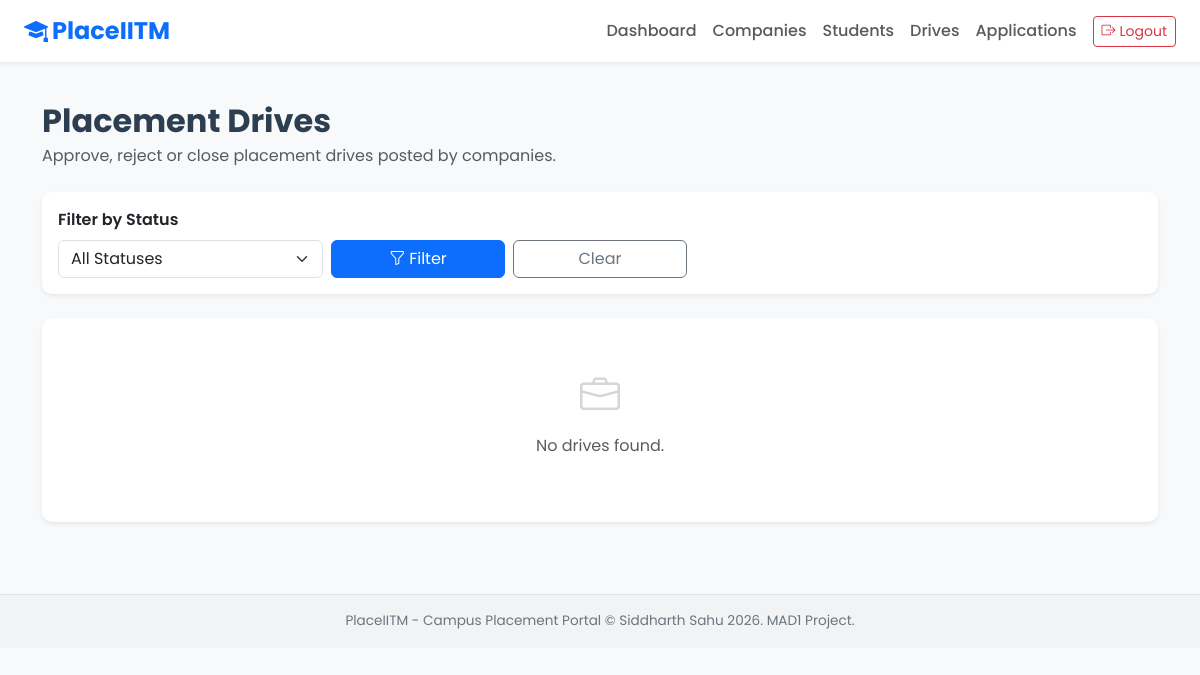
The page /admin/drives (signed in) on the database as committed earlier.
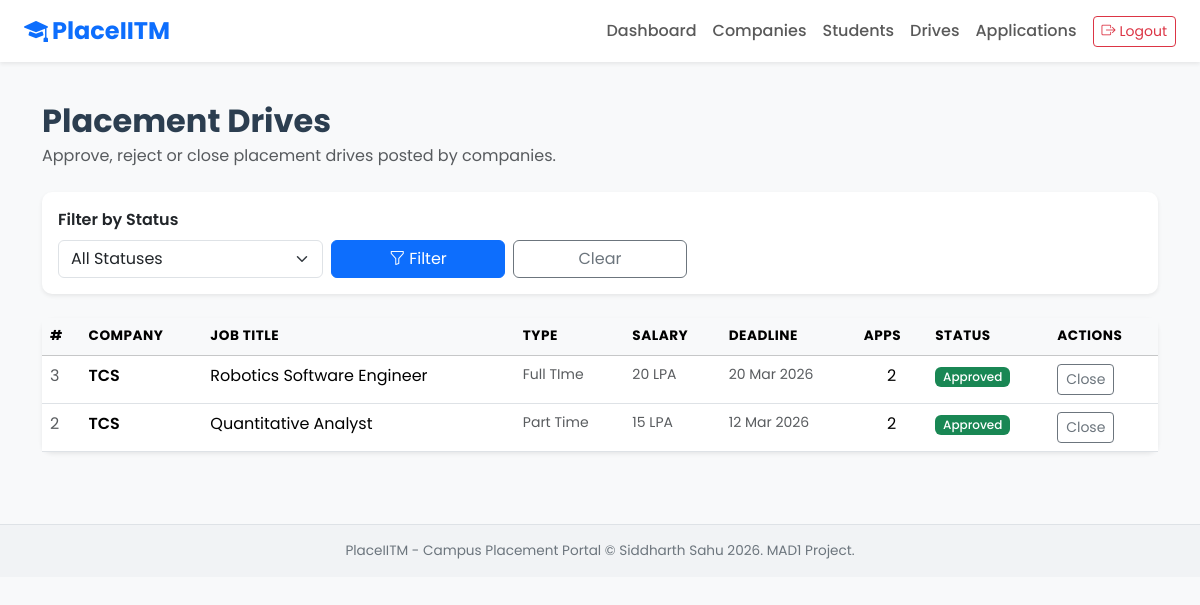
The same page on the database as committed later.
### models.py (models this page shows, shortened)
class PlacementDrive(db.Model):
    __tablename__ = "placement_drives"
    id = db.Column(db.Integer, primary_key=True)
    company_id = db.Column(db.Integer, db.ForeignKey('companies.id'), nullable=False)
    job_title = db.Column(db.String(200), nullable=False)
    job_desp = db.Column(db.Text)
    job_type = db.Column(db.String(50))
    eligible_criteria = db.Column(db.Text)
    req_skills = db.Column(db.Text)
    salary_range = db.Column(db.String(100))
    location = db.Column(db.String(100))
    appication_deadline = db.Column(db.Date)
    status = db.Column(db.String(30), default=Pending_status, nullable=False)
    created_at = db.Column(db.DateTime, default= datetime.utcnow)
    updated_at = db.Column(db.DateTime, default= datetime.utcnow, onupdate=datetime.utcnow)
    applications = db.relationship("Application", backref='drive', lazy=True, cascade='all, delete-orphan')

class Company(db.Model):
    __tablename__ = "companies"
    id = db.Column(db.Integer, primary_key=True)
    user_id = db.Column(db.Integer, db.ForeignKey('users.id'), nullable=False, unique=True)
    company_name = db.Column(db.String(200), nullable=False)
    industry = db.Column(db.String(100))
    hr_name = db.Column(db.String(100))
    hr_contact = db.Column(db.String(100))
    website = db.Column(db.String(200))
    description = db.Column(db.Text)
    location = db.Column(db.String(100))
    approval_status = db.Column(db.String(30), default='pending', nullable=False)
    registered_at = db.Column(db.DateTime, default= datetime.utcnow)
    updated_at = db.Column(db.DateTime, default= datetime.utcnow, onupdate=datetime.utcnow)
    drives = db.relationship("PlacementDrive", backref="company", lazy=True, cascade="all, delete-orphan")

### app.py (the view)
@app.route('/admin/drives')
@admin_required
def admin_drives():
    search = request.args.get('search', '').strip()
    status = request.args.get('status', '').strip()
    query = PlacementDrive.query.join(Company)
    if search:
        query = query.filter(or_(
            PlacementDrive.job_title.ilike(f'%{search}%'),
            Company.company_name.ilike(f'%{search}%')
        ))
    if status:
        query = query.filter(PlacementDrive.status == status)
    drives = query.order_by(PlacementDrive.created_at.desc()).all()
    return render_template('admin_drives.html', drives=drives, search=search, status_filter=status)

### app.py (called while the page is built)
@login_manager.user_loader
def load_user(user_id):
    return User.query.get(int(user_id))

def admin_required(f):
    @wraps(f)
    @login_required
    def decorated(*args, **kwargs):
        if not current_user.is_admin():
            flash('Acces denied - Admins allowed only.', 'danger')
            abort(403)
        return f(*args, **kwargs)
    return decorated

### models.py (called while the page is built)
    def is_admin(self):
        return self.role == Admin_role

### templates/admin_drives.html (shortened to what the changed rows need)
{% extends "base.html" %}
{% block content %}
<div class="mb-4">
    <h2 class="fw-bold mb-1">Placement Drives</h2>
</div>
<div class="card shadow-sm border-0">
    <div class="card-body p-0">
        {% if drives %}
        <div class="table-responsive">
            <table class="table table-hover mb-0">
                <thead class="table-light">
                    <tr>
                        <th>#</th>
                        <th>Company</th>
                        <th>Job Title</th>
                        <th>Type</th>
                        <th>Salary</th>
                        <th>Deadline</th>
                        <th>Apps</th>
                        <th>Status</th>
                        <th>Actions</th>
                    </tr>
                </thead>
                <tbody>
                    {% for drive in drives %}
                    <tr>
                        <td class="text-muted">{{ drive.id }}</td>
                        <td class="fw-semibold">{{ drive.company.company_name }}</td>
                        <td>{{ drive.job_title }}</td>
                        <td class="text-muted small">{{ drive.job_type or '-' }}</td>
                        <td class="text-muted small">{{ drive.salary_range or '-' }}</td>
                        <td class="text-muted small">
                            {% if drive.appication_deadline %}
                                {{ drive.appication_deadline.strftime('%d %b %Y') }}
                            {% else %}--{% endif %}
                        </td>
                        <td class="text-center">{{ drive.applications | length }}</td>
                        <td>
                            {% if drive.status == 'pending' %}
                                <span class="badge bg-warning text-dark">Pending</span>
                            {% elif drive.status == 'approved' %}
                                <span class="badge bg-success">Approved</span>
                            {% elif drive.status == 'rejected' %}
                                <span class="badge bg-danger">Rejected</span>
                            {% else %}
                                <span class="badge bg-secondary">Closed</span>
                            {% endif %}
                        </td>
                        <td>
                            <div class="d-flex flex-wrap gap-1">
                                {% if drive.status == 'approved' %}
                                <form method="POST" action="{{ url_for('admin_drive_close', drive_id=drive.id) }}">
                                    <button type="submit" class="btn btn-sm btn-outline-secondary">Close</button>
                                </form>
                                {% endif %}
                            </div>
                        </td>
                    </tr>
                    {% endfor %}
                </tbody>
            </table>
        </div>
        {% else %}
            <div class="text-center py-5 text-muted">
                <i class="bi bi-briefcase fs-1 d-block mb-2 opacity-25"></i>
                <p>No drives found.</p>
            </div>
        {% endif %}
    </div>
</div>
{% endblock %}

Rows that differ between the two databases and show on the page:
added PlacementDrive: id "3", company.company_name "TCS", job_title "Robotics Software Engineer", job_type "Full TIme", salary_range "20 LPA", appication_deadline "20 Mar 2026", applications|length "2", status "Approved"
added PlacementDrive: id "2", company.company_name "TCS", job_title "Quantitative Analyst", job_type "Part Time", salary_range "15 LPA", appication_deadline "12 Mar 2026", applications|length "2", status "Approved"
Other text that changed with them:
text no longer shown: "No drives found."
text now shown: "# COMPANY JOB TITLE TYPE SALARY DEADLINE APPS STATUS ACTIONS"
